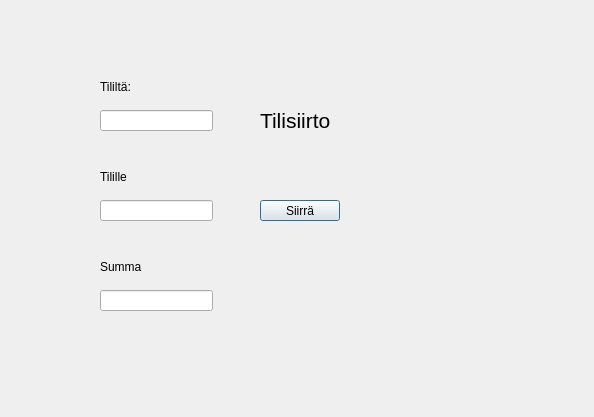
<?xml version="1.0" encoding="UTF-8"?>
<ui version="4.0">
 <class>menu</class>
 <widget class="QDialog" name="menu">
  <property name="geometry">
   <rect>
    <x>0</x>
    <y>0</y>
    <width>594</width>
    <height>417</height>
   </rect>
  </property>
  <property name="windowTitle">
   <string>Dialog</string>
  </property>
  <widget class="QLineEdit" name="leld1">
   <property name="geometry">
    <rect>
     <x>100</x>
     <y>110</y>
     <width>113</width>
     <height>21</height>
    </rect>
   </property>
  </widget>
  <widget class="QLineEdit" name="leSumma">
   <property name="geometry">
    <rect>
     <x>100</x>
     <y>290</y>
     <width>113</width>
     <height>21</height>
    </rect>
   </property>
  </widget>
  <widget class="QLabel" name="label_2">
   <property name="geometry">
    <rect>
     <x>100</x>
     <y>170</y>
     <width>47</width>
     <height>13</height>
    </rect>
   </property>
   <property name="text">
    <string>Tilille</string>
   </property>
  </widget>
  <widget class="QLabel" name="label_4">
   <property name="geometry">
    <rect>
     <x>260</x>
     <y>90</y>
     <width>161</width>
     <height>61</height>
    </rect>
   </property>
   <property name="font">
    <font>
     <pointsize>16</pointsize>
    </font>
   </property>
   <property name="text">
    <string>Tilisiirto</string>
   </property>
  </widget>
  <widget class="QLabel" name="label">
   <property name="geometry">
    <rect>
     <x>100</x>
     <y>80</y>
     <width>47</width>
     <height>13</height>
    </rect>
   </property>
   <property name="text">
    <string>Tililtä:</string>
   </property>
  </widget>
  <widget class="QLabel" name="label_3">
   <property name="geometry">
    <rect>
     <x>100</x>
     <y>260</y>
     <width>47</width>
     <height>13</height>
    </rect>
   </property>
   <property name="text">
    <string>Summa</string>
   </property>
  </widget>
  <widget class="QLineEdit" name="leld2">
   <property name="geometry">
    <rect>
     <x>100</x>
     <y>200</y>
     <width>113</width>
     <height>21</height>
    </rect>
   </property>
  </widget>
  <widget class="QPushButton" name="btnSiirto">
   <property name="geometry">
    <rect>
     <x>260</x>
     <y>200</y>
     <width>80</width>
     <height>21</height>
    </rect>
   </property>
   <property name="text">
    <string>Siirrä</string>
   </property>
  </widget>
  <widget class="QLabel" name="labelDebitInfo">
   <property name="geometry">
    <rect>
     <x>260</x>
     <y>160</y>
     <width>141</width>
     <height>16</height>
    </rect>
   </property>
   <property name="text">
    <string/>
   </property>
  </widget>
 </widget>
 <resources/>
 <connections/>
</ui>
